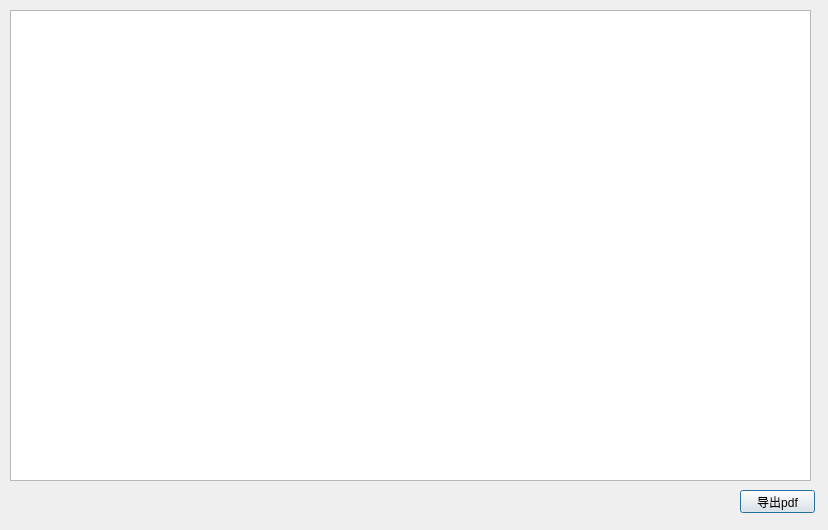
<?xml version="1.0" encoding="UTF-8"?>
<ui version="4.0">
 <class>Dialog</class>
 <widget class="QDialog" name="Dialog">
  <property name="geometry">
   <rect>
    <x>0</x>
    <y>0</y>
    <width>828</width>
    <height>530</height>
   </rect>
  </property>
  <property name="windowTitle">
   <string>Dialog</string>
  </property>
  <widget class="QTextEdit" name="textEdit">
   <property name="geometry">
    <rect>
     <x>10</x>
     <y>10</y>
     <width>801</width>
     <height>471</height>
    </rect>
   </property>
  </widget>
  <widget class="QPushButton" name="pushButton">
   <property name="geometry">
    <rect>
     <x>740</x>
     <y>490</y>
     <width>75</width>
     <height>23</height>
    </rect>
   </property>
   <property name="text">
    <string>导出pdf</string>
   </property>
  </widget>
 </widget>
 <resources/>
 <connections/>
</ui>
